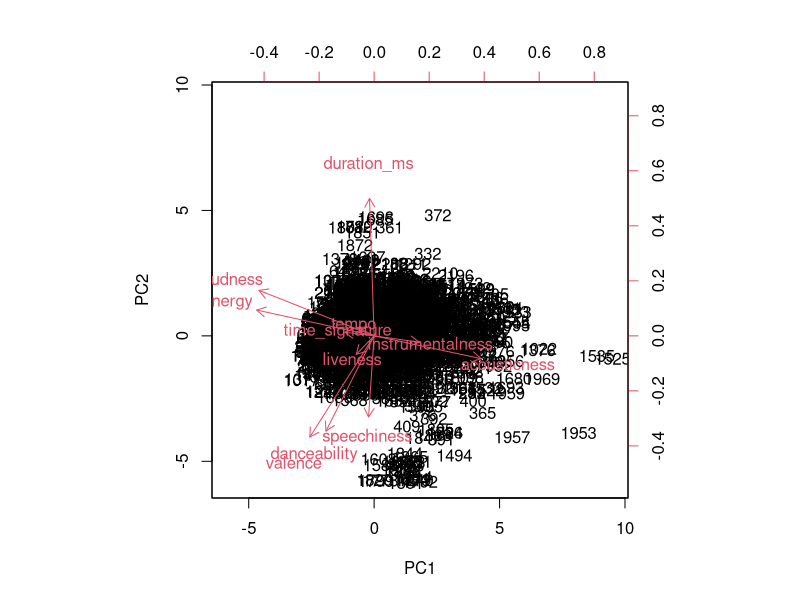
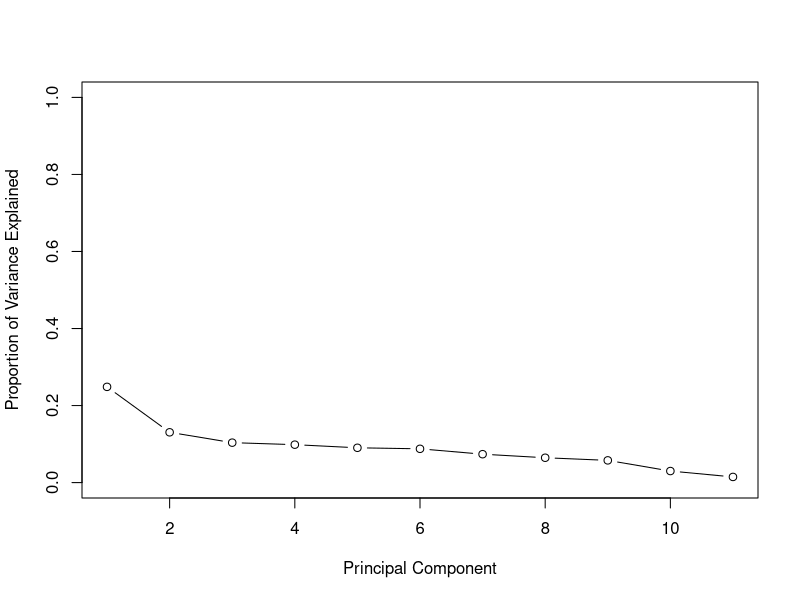
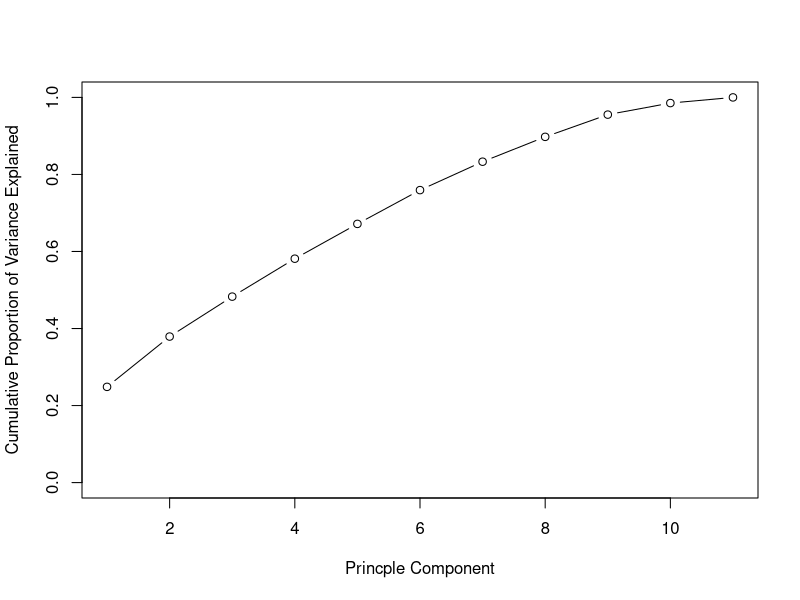
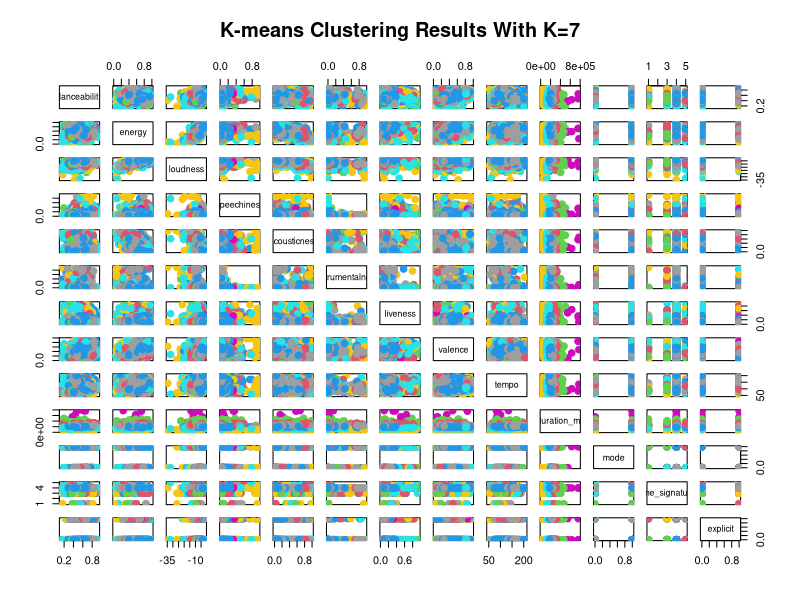
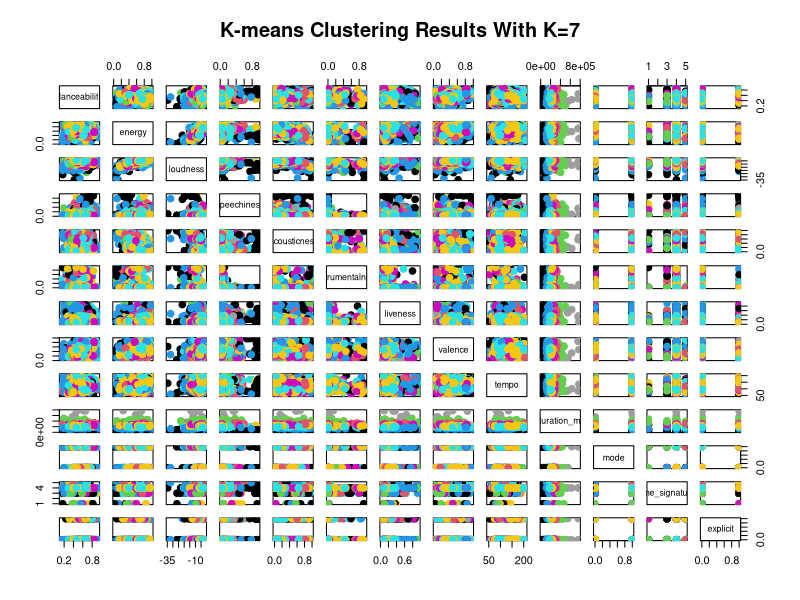
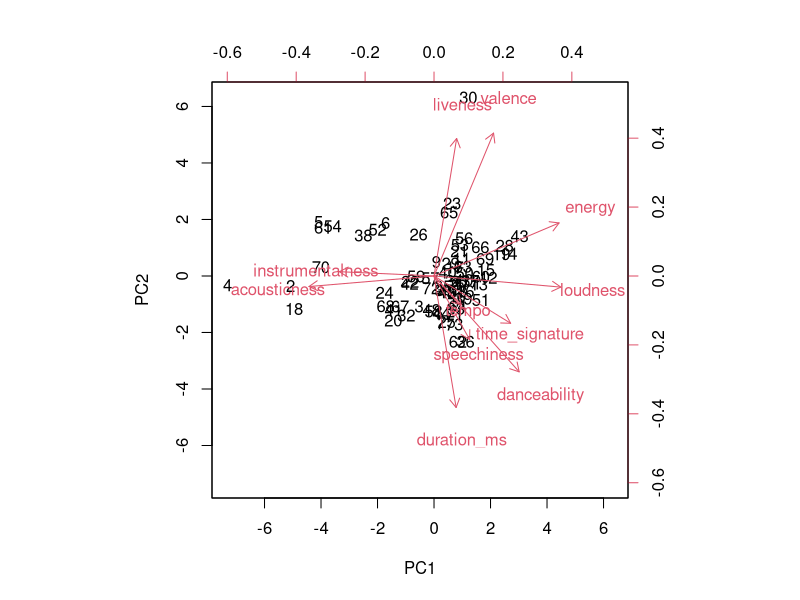
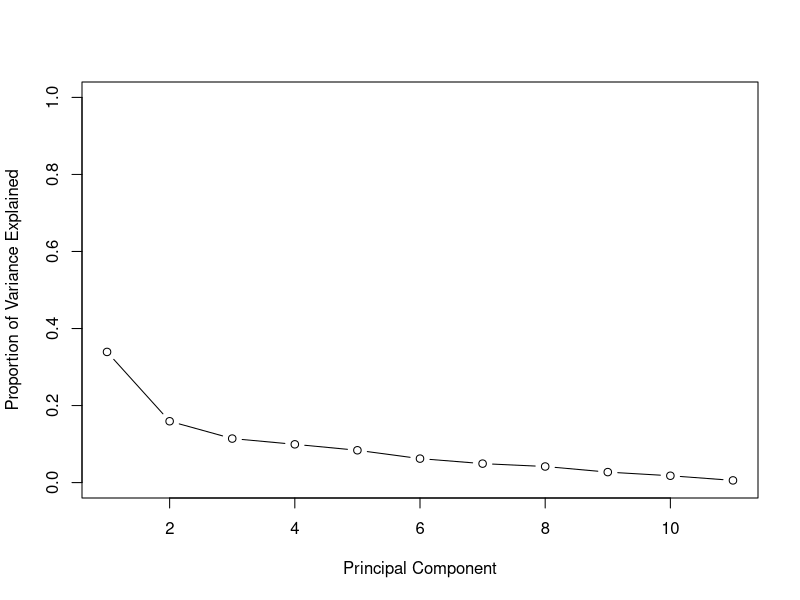
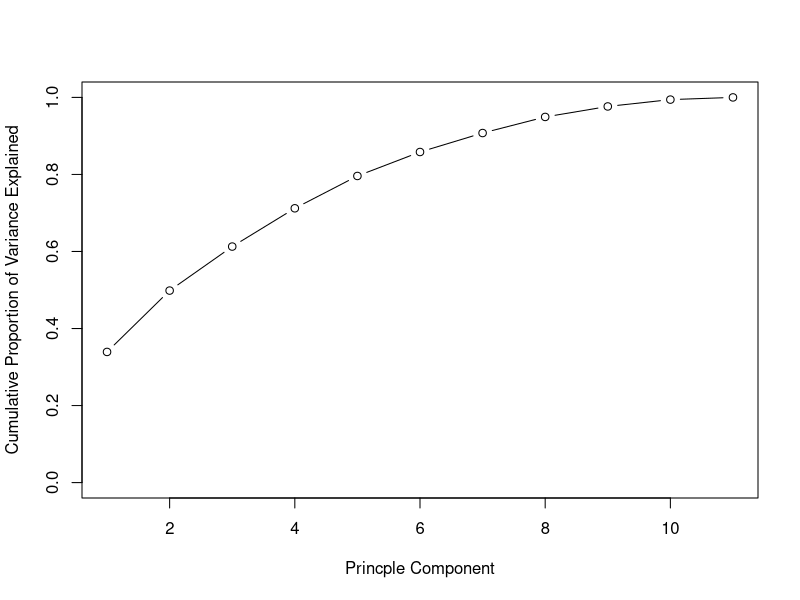

R code for these plots, in order: (Note: this script raises an error after producing the figures.)
## ---- chunk 1
knitr::opts_chunk$set(echo = TRUE)
## ---- chunk 2
library(tidyverse)
library(readr)
library(here)
library(ggrepel)
library(gganimate)
library(ggplot2)
## ---- chunk 3
all <- read_csv(here("data/all.csv")) 

#only keeping numeric var for pca
all_pca <- all %>%
  select(danceability, energy, loudness, speechiness, acousticness, instrumentalness,
         liveness, valence, tempo, duration_ms, time_signature)

all_cluster <- all %>%
  select(danceability, energy, loudness, speechiness, acousticness, instrumentalness,
         liveness, valence, tempo, duration_ms, mode, time_signature, explicit)
## ---- chunk 4
#PCA
pr.out = prcomp(all_pca, scale = TRUE)

#means
pr.out$center
#standard dev
pr.out$scale
#principal component loading
pr.out$rotation

#biplot
pr.out$rotation = - pr.out$rotation
pr.out$x = - pr.out$x
biplot(pr.out, scale = 0)

#variance of principal components
pr.var = pr.out$sdev^2
pve = pr.var / sum(pr.var)

#principal comp vs var plots
plot(pve, xlab = "Principal Component", ylab = "Proportion of Variance Explained",
     ylim = c(0, 1), type = "b")
plot(cumsum(pve), xlab = "Princple Component", ylab = "Cumulative Proportion of Variance Explained",
     ylim = c(0, 1), type = "b")
## ---- chunk 5
#k means with k = 7
km.out = kmeans(all_cluster, centers = 7, nstart = 50)
plot(all_cluster, col = (km.out$cluster + 1), main = "K-means Clustering Results With K=7",
     pch = 20, cex = 2)

#k means with k = 8
km.out1 = kmeans(all_cluster, centers = 8, nstart = 50)
plot(all_cluster, col = (km.out1$cluster + 1), main = "K-means Clustering Results With K=7",
     pch = 20, cex = 2)
## ---- chunk 6
#clustering with albums, not individual songs
album_pca <- all %>%
  group_by(album_name) %>%
  summarize(danceability = mean(danceability),
         energy = mean(energy),
         loudness = mean(loudness), 
         speechiness = mean(speechiness), 
         acousticness = mean(acousticness), 
         instrumentalness = mean(instrumentalness),
         liveness = mean(liveness), 
         valence = mean(valence), 
         tempo = mean(tempo), 
         duration_ms = mean(duration_ms), 
         time_signature = mean(time_signature)) %>%
  select(-album_name)

album_PCA_titles <- all %>%
  group_by(album_name) %>%
  summarize(danceability = mean(danceability),
         energy = mean(energy),
         loudness = mean(loudness), 
         speechiness = mean(speechiness), 
         acousticness = mean(acousticness), 
         instrumentalness = mean(instrumentalness),
         liveness = mean(liveness), 
         valence = mean(valence), 
         tempo = mean(tempo), 
         duration_ms = mean(duration_ms), 
         time_signature = mean(time_signature)) %>%
  mutate(artist = case_when(
    album_name %in% c("Taylor Swift", "Fearless", "Speak Now", "Red", "1989",
                      "reputation", "Lover", "folklore", "evermore") ~ "Taylor Swift",
    album_name %in% c("Yours Truly", "My Everything", "Dangerous Woman", "thank u, next",
                      "Sweetener", "Positions") ~ "Ariana Grande",
    album_name %in% c("Yellow Submarine Soundtrack", "Live At The Hollywood Bowl", 
                      "The Beatles") ~ "The Beatles",
    album_name == "Honeymoon" ~ "Beach Bunny",
    album_name %in% c("True Romance", "SUCKER", "Number 1 Angel", "Pop 2",
                      "Charli", "how i'm feeling now") ~ "Charli XCX",
    album_name %in% c("Wide Open Spaces", "Fly", "Home", "Taking the Long Way",
                      "Gaslighter") ~ "The Chicks",
    album_name %in% c("Tug of War", "Kiss", "Emotion", "EMOTION SIDE B +", "Dedicated",
                      "Dedicated Side B") ~ "Carly Rae Jepsen",
    album_name %in% c("So Far Gone", "Thank Me Later", "Take Care", "Nothing Was The Same",
                      "If You're Reading This It's Too Late", "What A Time To Be Alive", "Views",
                      "More Life", "Scorpion", "Care Package", "Dark Lane Demo Tapes") ~ "Drake",
    album_name %in% c("Dua Lipa", "Future Nostalgia") ~ "Dua Lipa",
    album_name %in% c("Wasteland, Baby!", "Hozier") ~ "Hozier",
    album_name %in% c("For Emma, Forever Ago", "Bon Iver", "22, A Million", "i,i") ~ "Bon Iver",
    album_name %in% c("The College Dropout", "Late Registration", "Graduation", "808s & Heartbreak",
                      "My Beautiful Dark Twisted Fantasy", "Watch The Throne", "Yeezus",
                      "The Life Of Pablo", "ye", "KIDS SEE GHOSTS", "JESUS IS KING") ~ "Kanye",
    album_name %in% c("Pure Heroine", "Melodrama") ~ "Lorde",
    album_name %in% c("Wednesday Morning, 3 A.M.", "Parsley, Sage, Rosemary And Thyme", "Bookends",
                      "The Graduate", "Bridge Over Troubled Water") ~ "Simon & Garfunkel"
    
  ))

## ---- chunk 7
#pca with albums
pr.out_album = prcomp(album_pca, scale = TRUE)

#means
pr.out_album$center
#standard dev
pr.out_album$scale
#principal component loading
pr.out_album$rotation

#biplot
pr.out_album$rotation = - pr.out_album$rotation
pr.out_album$x = - pr.out_album$x
biplot(pr.out_album, scale = 0)

#variance of principal components
pr.var_album = pr.out_album$sdev^2
pve_album = pr.var_album / sum(pr.var_album)

#principal comp vs var plots
plot(pve_album, xlab = "Principal Component", ylab = "Proportion of Variance Explained",
     ylim = c(0, 1), type = "b")
plot(cumsum(pve_album), xlab = "Princple Component", ylab = "Cumulative Proportion of Variance Explained",
     ylim = c(0, 1), type = "b")

#pca graphs
pca_rotations <- data.frame(pr.out_album$rotation)
pca_rotations$variables <- rownames(pca_rotations)
PC1graph <- 
  ggplot(data = pca_rotations, mapping = aes(x = variables, y = PC1, 
                                          fill = variables)) +
  geom_col() +
  coord_flip() +
  labs(title = "Production: Simple vs. Embellished") +
  theme(legend.position = "none")
PC1graph

PC2graph <- 
  ggplot(data = pca_rotations, mapping = aes(x = variables, y = PC2, 
                                          fill = variables)) +
  geom_col() +
  coord_flip() +
  theme(legend.position = "none") +
  labs(title = "Rhythm vs. Energy")
PC2graph

PC3graph <- 
  ggplot(data = pca_rotations, mapping = aes(x = variables, y = PC3, 
                                          fill = variables)) +
  geom_col() +
  coord_flip() +
  theme(legend.position = "none")
PC3graph

pca_titles <- as.data.frame(pr.out_album$x)
pca_titles$album_name <- album_PCA_titles$album_name
pca_titles$artist <- album_PCA_titles$artist

taylor_pca <- ggplot(pca_titles, aes(x = PC1, y = PC2)) +
  geom_point(alpha = .3) +
  geom_text_repel(data = subset(pca_titles, artist == "Taylor Swift"),
            aes(label = album_name)) +
  geom_point(data = subset(pca_titles, artist == "Taylor Swift"), 
             mapping = aes(x = PC1, y = PC2),
             alpha = .7, color = "purple2") +
  ylab("Rhythm vs. Energy") +
  xlab("Production: Simple vs Embellished")
taylor_pca

p_pca_album <- ggplot(pca_titles, aes(x = PC1, y = PC2)) +
  geom_text(data = pca_titles, aes(label = album_name, y = PC2 + .2)) +
  xlab("Production: Simple vs Embellished") +
  ylab("Rhythm vs Energy") +
  transition_states(artist, transition_length = 5)
animate(p_pca_album, fps = 0.5) + 
  ggtitle('Artist: {closest_state}')
## ---- chunk 8
##clustering with albums
#choosing k
n_pca <- as_tibble(pr.out_album$x[, 1:3])
n_clusters_kmeans1<-kmeans(n_pca, centers = 1, nstart = 20)
n_clusters_kmeans2<-kmeans(n_pca, centers = 2, nstart = 20)
n_clusters_kmeans3<-kmeans(n_pca, centers = 3, nstart = 20)
n_clusters_kmeans4<-kmeans(n_pca, centers = 4, nstart = 20)
n_clusters_kmeans5<-kmeans(n_pca, centers = 5, nstart = 20)
n_clusters_kmeans6<-kmeans(n_pca, centers = 6, nstart = 20)
kmeansvariation <- tibble("K" = 1:6,
                              "SS" = c(n_clusters_kmeans1$tot.withinss,
                                       n_clusters_kmeans2$tot.withinss,
                                       n_clusters_kmeans3$tot.withinss,
                                       n_clusters_kmeans4$tot.withinss,
                                       n_clusters_kmeans5$tot.withinss,
                                       n_clusters_kmeans6$tot.withinss))

ggplot(data = kmeansvariation, mapping = aes(x = K, y = SS)) +
  geom_line() +
  geom_point() +
  labs(title = "K means scree plot")

#complete linkage plot
n_pca_dist <- dist(n_pca)
distmatrix <- as.matrix(n_pca_dist)
n_clusters_hier<-hclust(dist(n_pca))
plot(n_clusters_hier, xlab = "", ylab = "", sub = "", 
     main = "Complete Linkage")

#cut = 4
n_clusters_hier_cut <- cutree(n_clusters_hier, 4)

n_pca_kmeans <- n_pca %>% mutate(cluster = n_clusters_kmeans4$cluster)
n_pca_hier <- n_pca %>% mutate(cluster = n_clusters_hier_cut)

ggplot(n_pca_kmeans, aes(x = PC1, y = PC2,
                          color = as.factor(cluster))) + 
  geom_point(alpha = .6) +
  labs(title = "kmeans clustering")

ggplot(n_pca_hier, aes(x = PC1, y = PC2, 
                        color = as.factor(cluster))) +
  geom_point(alpha = .6) +
  labs(title = "hierarchical clustering")
## ---- chunk 9
n_pca_kmeans$album_name <- album_PCA_titles$album_name
n_pca_kmeans$artist <- album_PCA_titles$artist

n_pca_hier$album_name <- album_PCA_titles$album_name
n_pca_hier$artist <- album_PCA_titles$artist
## ---- chunk 10
#saving data for dashboard
write_csv(pca_rotations, file = "pca_rotations.csv")
write_csv(pca_titles, file = "pca_titles.csv")
#n_clusters_hier <- as.data.frame(n_clusters_hier)
#write_csv(n_clusters_hier, file = "n_clusters_hier.csv")
write_csv(n_pca_kmeans, file = "n_pca_kmeans.csv")
write_csv(n_pca_hier, file = "n_pca_hier.csv")
